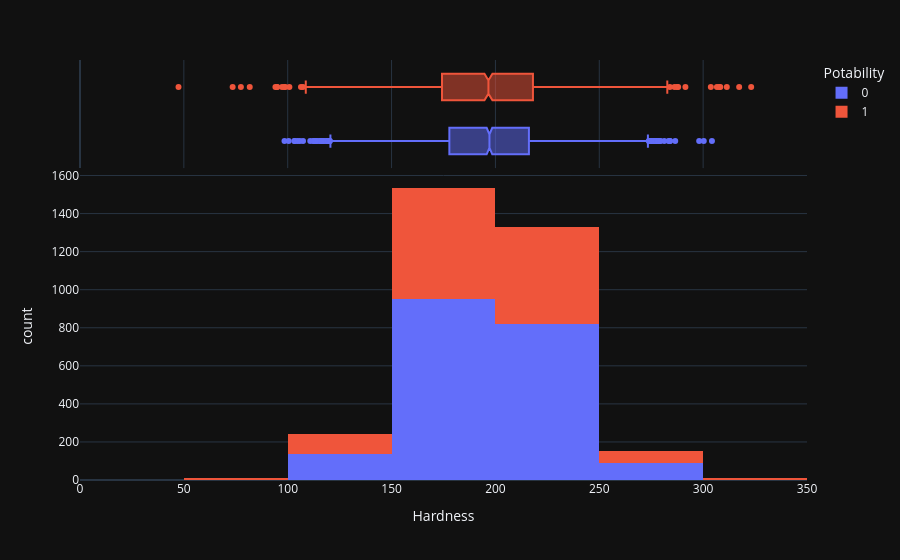

Here is the notebook cell this chart was saved with:
### Code cell
px.histogram(data_frame = data, x = 'Hardness', nbins = 10, color = 'Potability', marginal = 'box',
             template = 'plotly_dark')

### Figure 1 — Plotly figure (JSON) as saved in the notebook; plotly's stock layout.template omitted (floating-point values rounded to 4 significant figures; data arrays with more than 128 entries replaced by an {"elided": "..."} marker saying what was removed)
{"data": [{"bingroup": "x", "hovertemplate": "Potability=0<br>Hardness=%{x}<br>count=%{y}<extra></extra>", "legendgroup": "0", "marker": {"color": "#636efa", "pattern": {"shape": ""}}, "name": "0", "nbinsx": 10, "orientation": "v", "showlegend": true, "type": "histogram", "x": {"elided": "1998 float values"}, "xaxis": "x", "yaxis": "y"}, {"hovertemplate": "Potability=0<br>Hardness=%{x}<extra></extra>", "legendgroup": "0", "marker": {"color": "#636efa"}, "name": "0", "notched": true, "showlegend": false, "type": "box", "x": {"elided": "1998 float values"}, "xaxis": "x2", "yaxis": "y2"}, {"bingroup": "x", "hovertemplate": "Potability=1<br>Hardness=%{x}<br>count=%{y}<extra></extra>", "legendgroup": "1", "marker": {"color": "#EF553B", "pattern": {"shape": ""}}, "name": "1", "nbinsx": 10, "orientation": "v", "showlegend": true, "type": "histogram", "x": {"elided": "1278 float values"}, "xaxis": "x", "yaxis": "y"}, {"hovertemplate": "Potability=1<br>Hardness=%{x}<extra></extra>", "legendgroup": "1", "marker": {"color": "#EF553B"}, "name": "1", "notched": true, "showlegend": false, "type": "box", "x": {"elided": "1278 float values"}, "xaxis": "x2", "yaxis": "y2"}], "layout": {"barmode": "relative", "legend": {"title": {"text": "Potability"}, "tracegroupgap": 0}, "margin": {"t": 60}, "xaxis": {"anchor": "y", "domain": [0.0, 1.0], "title": {"text": "Hardness"}}, "xaxis2": {"anchor": "y2", "domain": [0.0, 1.0], "matches": "x", "showgrid": true, "showticklabels": false}, "yaxis": {"anchor": "x", "domain": [0.0, 0.7326], "title": {"text": "count"}}, "yaxis2": {"anchor": "x2", "domain": [0.7426, 1.0], "matches": "y2", "showgrid": false, "showline": false, "showticklabels": false, "ticks": ""}}}
